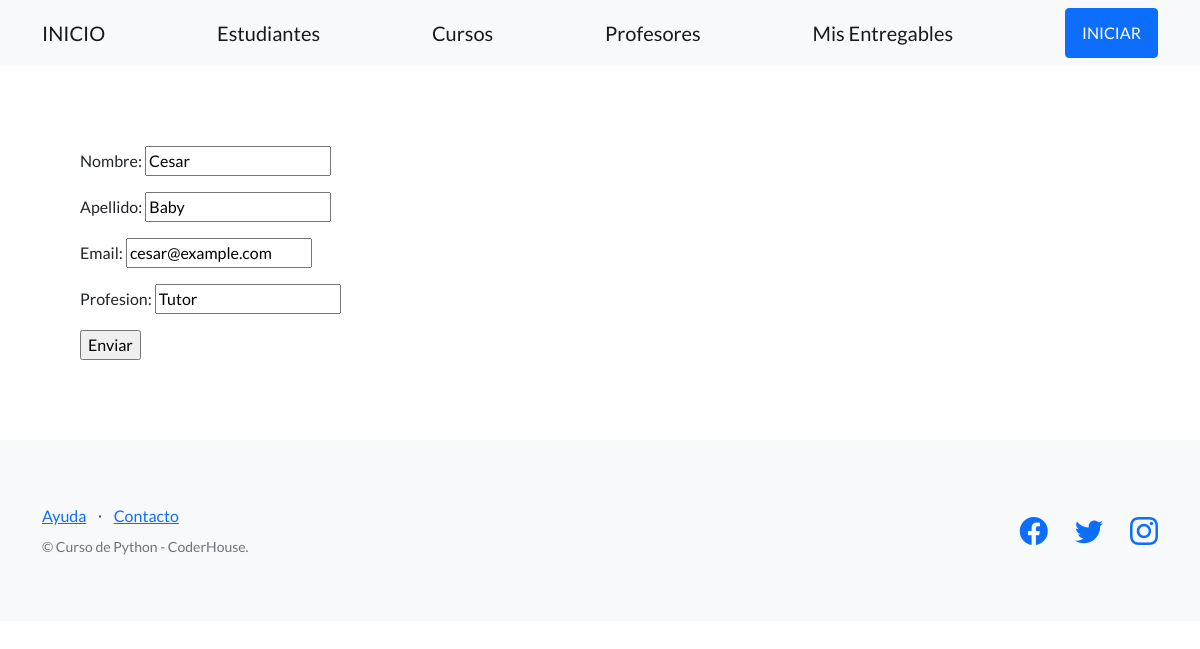
The app's page /plataforma-coder/editar-profesor/12/ with its own data.
### AppCoder/models.py (models this page shows, shortened)
class Profesor(models.Model):
    nombre = models.CharField(max_length=128)
    apellido = models.CharField(max_length=128)
    email = models.EmailField()
    profesion = models.CharField(max_length=64)

### AppCoder/views.py (the view)
# urls.py: path('editar-profesor/<int:id>/', views.editar_profesor, name="editar_profesor"),
def editar_profesor(request, id):
    profesor = Profesor.objects.get(id=id)
    if request.method == 'POST':
        formulario = ProfesorFormulario(request.POST)
        if formulario.is_valid():
            data = formulario.cleaned_data
            profesor.nombre = data['nombre']
            profesor.apellido = data['apellido']
            profesor.email = data['email']
            profesor.profesion = data['profesion']
            profesor.save()
            return redirect(reverse('profesores'))
    else:  # GET
        inicial = {
            'nombre': profesor.nombre,
            'apellido': profesor.apellido,
            'email': profesor.email,
            'profesion': profesor.profesion,
        }
        formulario = ProfesorFormulario(initial=inicial)
    return render(request, "AppCoder/form_profesor.html", {"formulario": formulario})

### AppCoder/forms.py
class ProfesorFormulario(forms.Form):
    nombre= forms.CharField(max_length=30)
    apellido= forms.CharField(max_length=30)
    email= forms.EmailField()
    profesion= forms.CharField(max_length=30)

### AppCoder/templates/AppCoder/form_profesor.html (shortened to what this page needs)
{% extends "AppCoder/plantilla_base.html" %}
{% block contenido_base %}
<form method="post">
  {{ formulario.as_p }}
  <input type="submit" value="Enviar" />
</form>
{% endblock contenido_base %}

### records on screen
Profesor: nombre "Cesar", apellido "Baby", email "cesar@example.com", profesion "Tutor"
